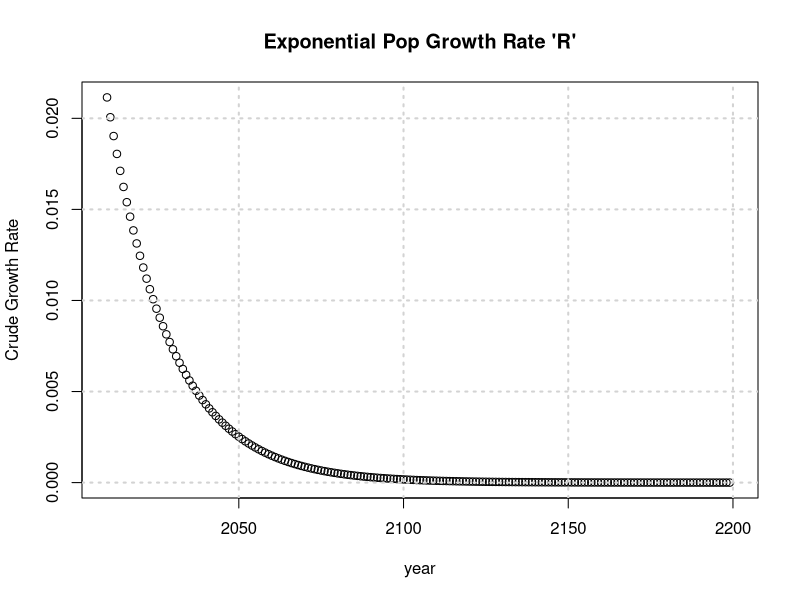
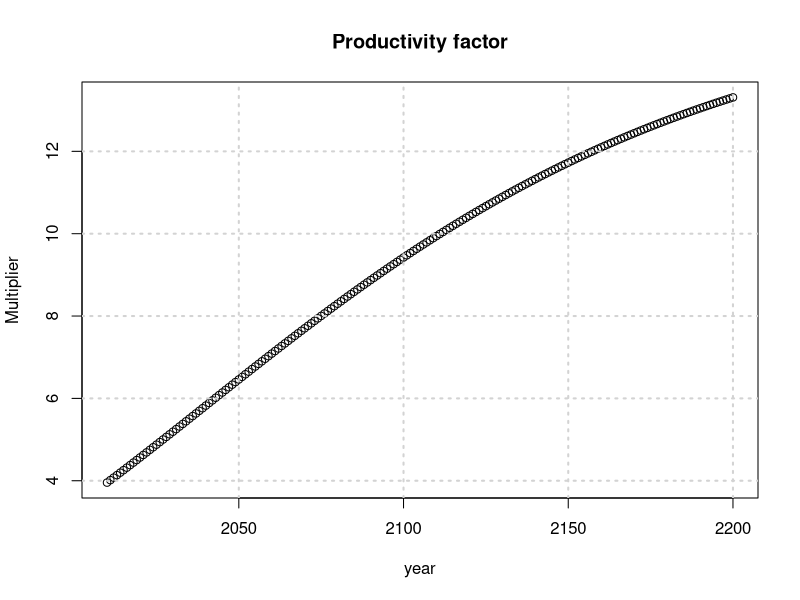
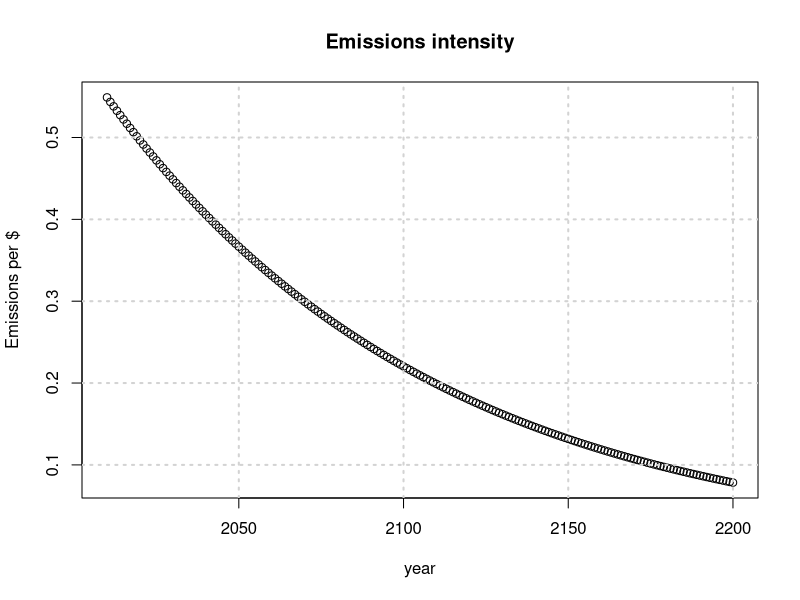
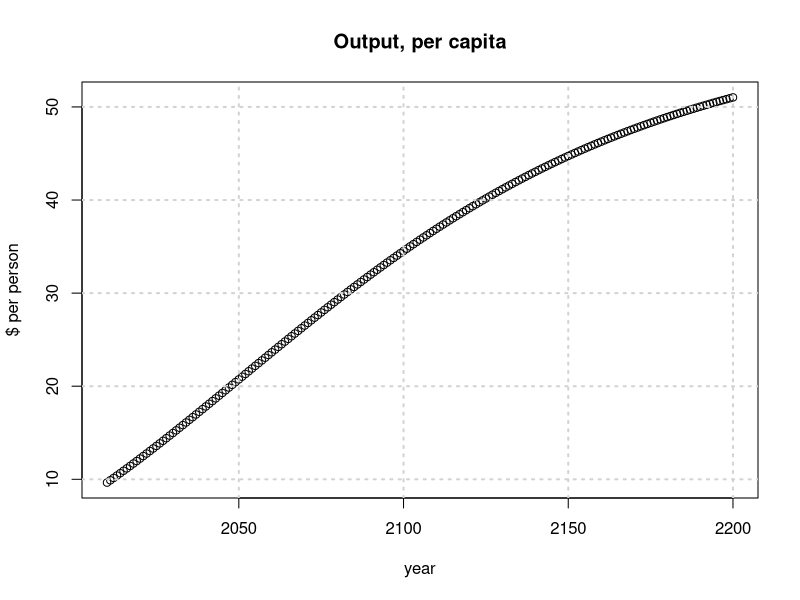
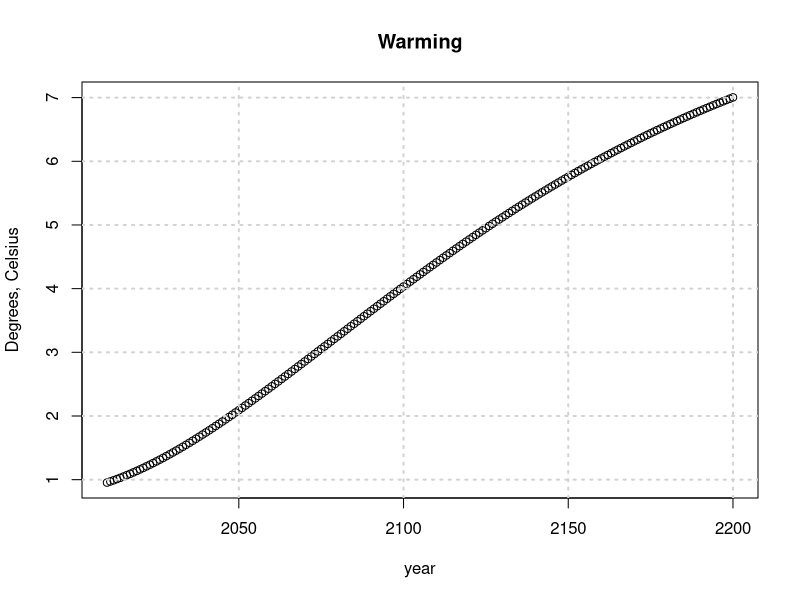
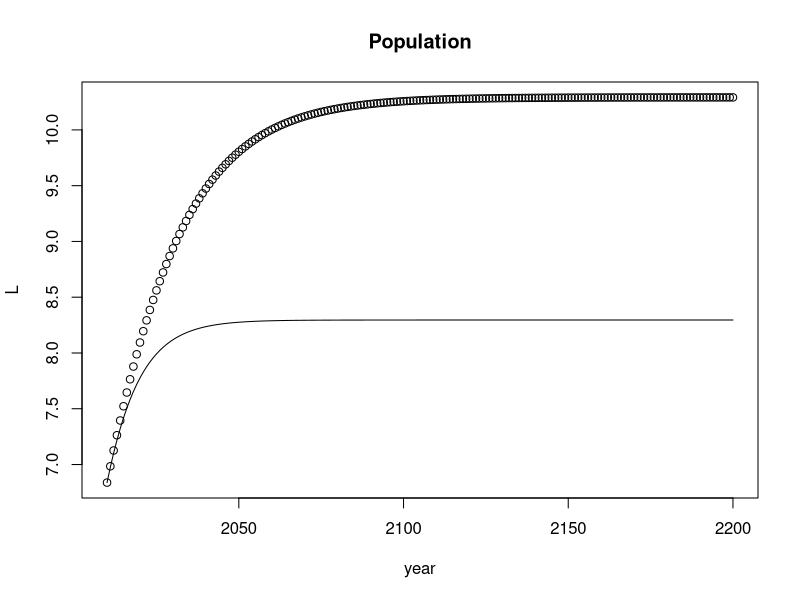
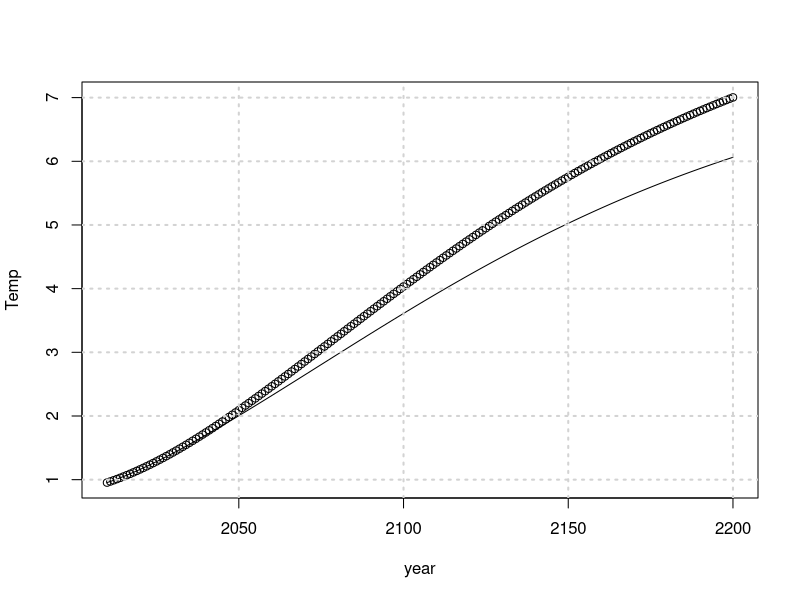
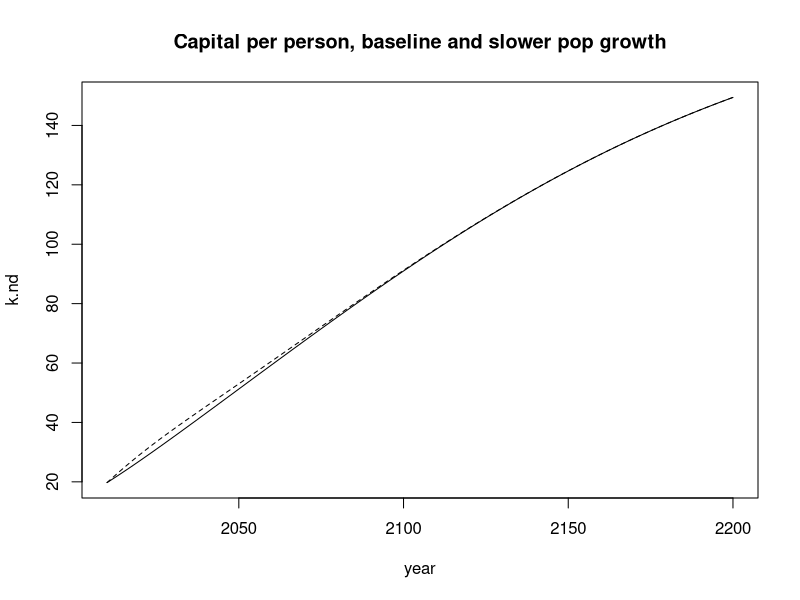

The R script that drew these images, in order:
## ---- chunk 1
library(data.table)

## if you're working on this using the RStudio desktop version, make
##   sure to install this when the app prompts you to - the last line
##    under the Jobs tab should be "✔ Package 'data.table' successfully
##   installed."
## you can also run install.packages("data.table")
   

solow_climate_fun <- function(gL0 = 0.022547, dL = -0.052,
                              gsigma0 = -.01, dsigma = -.0002)
{
    ## CONSTANTS ##
    ## capital's share of income
    a<-0.3
    ## savings rate
    s<-0.25
    ## Depreciation rate
    d<-0.1
    ## initial GDP, & Capital
    Y0<-63.69
    K0<-135
    ##Initial population, pop growth rate, and parameter reducing pop growth
    L0<-6.838 ## billions
    ## next lines commented out because they are arguments in fun
    ##  gL0<-0.022547 ## Initial growth rate, about R
    ##  dL<-0.052 ## exponential rate of decline in R, i.e,  R(t+1) = R(t) exp(-dL * 1)
    ## Initial Total Factor Productivity, TFP growth rate, and parameter affecting TFP growth
    A0<-3.955
    gA0<-0.015323
    dA<-0.011
    ## Initial emissions intensity, intensity growth, and parameter affecting intensity growth
    sigma0 <- 0.549  ## this is carbon output in some unit of tons per $ of output
    ## next lines commented out because they are arguments in fun
    ## gsigma0<- -0.01 ## initial rate of decline in sigma
    ## dsigma <- -0.0002 ## rate of change in rate of decline
    ## Damage Parameters ## we'll ignore these, but they do play as small role.
    theta1<-0.0023888849
    theta2<-2
    theta3<-0.00000507029
    theta4<-6.754
    ## Damage to TFP
    gamma<-0.001
    ## Damage through depreciation
    d1<-0.01 ## this is the same constant "d" we had in solow model
    ## CCR Cumulative Carbon
    beta<-1.8 ## multiplier to convert cumulative carbon to temperature increase
    C0<-530 ## total carbon output up to 2010

    ## ### BASE MODEL ###
    T<-191
    year<-c(2010:2200)

    ## intialization
    k<-rep(NaN,T) # rep means 'NaN' replication 'T' number of times
    A<-rep(NaN,T)
    gAt<-rep(NaN,T)
    sigma<-rep(NaN,T)
    gsigmat<-rep(NaN,T)
    y<-rep(NaN,T)
    D<-rep(NaN,T)
    L<-rep(NaN,T)
    gLt<-rep(NaN,T)
    E<-rep(NaN,T)
    Ccum<-rep(NaN,T)
    Temp<-rep(NaN,T)
    y.nd<-rep(NaN,T)
    k.nd<-rep(NaN,T)
    ## starting values (for notations see loop step, line 218 onwards)
    Ccum[1]<-C0
    Temp[1]<-beta*Ccum[1]/1000
    D[1]<-1/(1+theta1*(Temp[1]^theta2))
    A[1]<-A0
    gLt[1]<-gL0
    k[1]<-((s*A[1]*D[1])/(d+gL0))^(1/(1-a))
    gAt[1]<-gA0
    sigma[1]<-sigma0
    gsigmat[1]<-gsigma0
    y[1]<-D[1]*A[1]*k[1]^a
    L[1]<-L0
    gLt[1]<-gL0
    E[1]<-sigma[1]*y[1]*L[1]/3.67
    k.nd[1]<-((s*A[1])/(d+gL0))^(1/(1-a))
    y.nd[1]<-A[1]*k.nd[1]^a

    ## now we loop thru
    for (t in 2:T){
        ## with climate damages
        Ccum[t]<-Ccum[t-1]+E[t-1] ## cumulative emissions
        Temp[t]<-beta*Ccum[t]/1000 ## temperature increase in celsius
        D[t]<-1/(1+theta1*(Temp[t]^theta2)) ## "damages"; line 108
        gAt[t]<-gAt[t-1]/(1+dA) ## change in growth rate of TFP
        A[t]<-A[t-1]*(1+gAt[t]) ## TFP
        gLt[t]<-gLt[t-1]*(1+dL) ## change in growth rate of pop, dL < 0, gLt shrinks
        L[t]<-L[t-1]*(1+gLt[t]) ## Pop
        k[t]<-((s*A[t]*D[t])/(d+gLt[t]))^(1/(1-a)) ## capital per person in solow steady state
        gsigmat[t]<-gsigmat[t-1]/(1+dsigma) ## change in emissions intensity
        sigma[t]<-sigma[t-1]*(1+gsigmat[t]) ## emissions intensity
        y[t]<-D[t]*A[t]*k[t]^a ## income per capita
        E[t]<-sigma[t]*y[t]*L[t]/3.67 ## total emmissions (3.67 converts carbon to C02)

        ## without climate damages i.e., D=1
        k.nd[t]<-((s*A[t])/(d+gLt[t]))^(1/(1-a))
        y.nd[t]<-A[t]*k.nd[t]^a
    }
    out = data.table(year, Ccum, Temp, D,
                     A, L, k,
                     sigma, y, E, k.nd, y.nd)
    return(out)
}


## ---- chunk 2
out = solow_climate_fun() ## without arguments, uses default
year = out$year
## ---- chunk 3
L = out$L
R = c(diff(log(L))/1, NA) ## calculate exponential growth rate as in Lab 1.
plot(year, R, ylab = "Crude Growth Rate",
     main = "Exponential Pop Growth Rate 'R'")
grid(lwd = 2) # lwd stands for line width
## ---- chunk 4
A = out$A
plot(year, A, ylab = "Multiplier",
     main = "Productivity factor")
grid(lwd = 2)
## ---- chunk 5
sigma = out$sigma
plot(year, sigma, ylab = "Emissions per $",
     main = "Emissions intensity")
grid(lwd = 2)
## ---- chunk 6
y = out$y
plot(year, y, ylab = "$ per person",
     main = "Output, per capita")
grid(lwd = 2)
## ---- chunk 7
Temp = out$Temp
plot(year, Temp, ylab = "Degrees, Celsius",
     main = "Warming")
grid(lwd = 2)
## ---- chunk 8
out.slow.pop <- solow_climate_fun(
	     gL0 = 0.022547, ## we leave starting pop growth as is
             dL =  -0.052*2, ## and double rate of decline in pop growth rate 
	     gsigma0 = -.01,
	     dsigma = -.0002)
## ---- chunk 9
L.slow <- out.slow.pop$L 
plot(year, L, main = "Population")
lines(year, L.slow)
## ---- chunk 10
pyl.base = sum(L[year %in% 2010:2100])
pyl.slow = sum(L.slow[year %in% 2010:2100])
print("base")
print(pyl.base)
print("slow")
print(pyl.slow)
print("pop years lived ratio")
print(pyl.slow / pyl.base)
## ---- chunk 11
E = out$E
E.slow = out.slow.pop$E
sum.E.base = sum(E[year %in% 2010:2100])
sum.E.slow = sum(E.slow[year %in% 2010:2100])
print("E ratio")
print(sum.E.slow / sum.E.base)
## ---- chunk 12

Temp.slow = out.slow.pop$Temp
plot(year, Temp) 
lines(year, Temp.slow) 
grid(lwd = 2) 

## ---- chunk 13
k.nd = out$k.nd
k.nd.slow = out.slow.pop$k.nd
plot(year, k.nd, type = "l", main = "Capital per person, baseline and slower pop growth")
lines(year, k.nd.slow, lty = 2)
## ---- chunk 14
out.fast.decarb <- solow_climate_fun(gL0 = 0.022547, ## we leave starting pop growth as is
                  dL = -0.052, ## and multiply rate of change by 2
                  gsigma0 = -.01*2, dsigma = -.0002)
## ---- chunk 15
sigma = out$sigma
sigma.fast = out.fast.decarb$sigma
## note:  here  "fast" is refering to decarbonization,
## whereas before "slow" was refering to population growth. Sorry!

plot(year, sigma, ylim = c(0,.6), main = "Carbon intensity, by scenario")
lines(year, sigma.fast)
grid()
## ---- chunk 16
E = out$E
E.fast = out.fast.decarb$E
plot(year, E, ylim = c(0, 25), main = "Emissions, by scenario")
lines(year, E.fast)
grid(lwd = 2)
## ---- chunk 17
Temp.fast = out.fast.decarb$Temp
plot(year, Temp)
lines(year, Temp.fast)
grid(lwd = 2)

